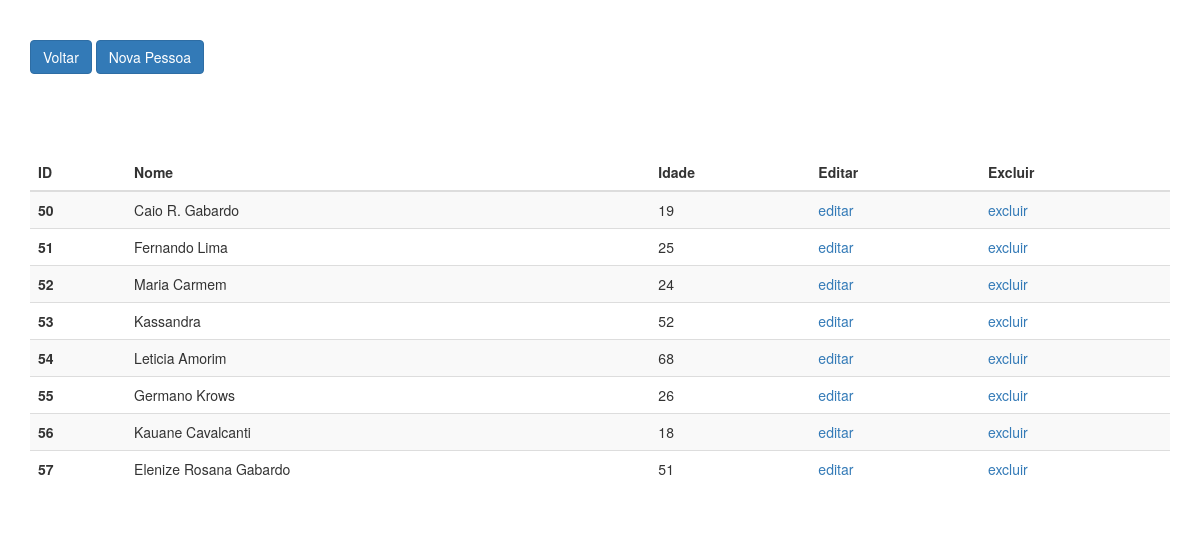
The page /Code/list_pessoa.php on the database its author committed.
### tables this page shows
CREATE TABLE `pessoa_tb` (
  `id_pessoa` int(5) NOT NULL,
  `nm_pessoa` varchar(30) DEFAULT NULL,
  `idade` int(3) DEFAULT NULL
);

### Code/list_pessoa.php (the view, shortened to what this page needs)
<?php
    include_once "../DBlink/conexao.php";
    $aux1 = "SELECT * FROM pessoa_tb";
    $sel_pessoa = mysqli_query($conexao_fix,$aux1);
?>
<!DOCTYPE html>
<html>
    <head>
        <link rel="stylesheet" href="https://maxcdn.bootstrapcdn.com/bootstrap/3.3.7/css/bootstrap.min.css">
    </head>
    <body>
        <main>
            <div class="container" style="margin-top:40px;">
                <a href="index.php" class="btn btn-primary">
                    Voltar
                </a>
                <a href="cad_pessoa.php" class="btn btn-primary">
                    Nova Pessoa
                </a>
                </div>
                <div class="container" style="margin-top:80px;">
                <table class="table table-striped">
                    <thead>
                        <tr>
                            <th scope="col"><strong>ID</strong></th>
                            <th scope="col"><strong>Nome</strong></th>
                            <th scope="col"><strong>Idade</strong></th>
                            <th scope="col"><strong>Editar</strong></th>
                            <th scope="col"><strong>Excluir</strong></th>
                        </tr>
                    </thead>
                    <tbody>
                        <?php
                            while($aux = mysqli_fetch_array($sel_pessoa)){
                        ?>
                            <tr>
                                <th scope="row"><?php echo $aux['id_pessoa']; ?></th>
                                <td><?php echo $aux['nm_pessoa']; ?></td>
                                <td><?php echo $aux['idade']; ?></td>
                                <td><a href="cad_pessoa.php?codigo=<?php echo $aux['id_pessoa']; ?>">editar</a></td>
                                <td><a href="conf_excluir.php?codigo=<?php echo $aux['id_pessoa']; ?>"> excluir </a> </td>
                            </tr>
                        <?php
                            }
                        ?>
                    </tbody>
                </table>
            </div>
        </main>
    </body>
</html>

### rows shown on the page
pessoa_tb: id_pessoa "50", nm_pessoa "Caio R. Gabardo", idade "19"
pessoa_tb: id_pessoa "51", nm_pessoa "Fernando Lima", idade "25"
pessoa_tb: id_pessoa "52", nm_pessoa "Maria Carmem", idade "24"
pessoa_tb: id_pessoa "53", nm_pessoa "Kassandra", idade "52"
pessoa_tb: id_pessoa "54", nm_pessoa "Leticia Amorim", idade "68"
pessoa_tb: id_pessoa "55", nm_pessoa "Germano Krows", idade "26"
pessoa_tb: id_pessoa "56", nm_pessoa "Kauane Cavalcanti", idade "18"
pessoa_tb: id_pessoa "57", nm_pessoa "Elenize Rosana Gabardo", idade "51"
